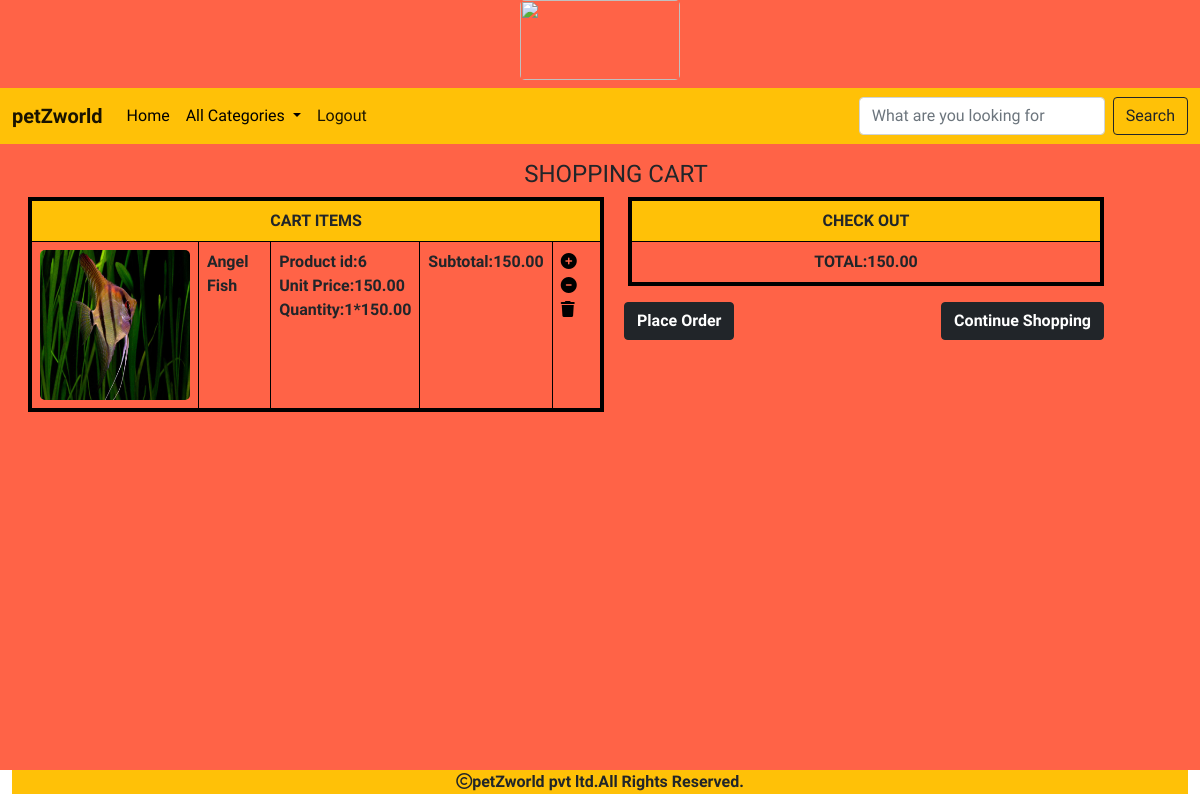
The app's page /cart/cartview (signed in) with its own data.
### cart/models.py (models this page shows, shortened)
class Cart(models.Model):
    product=models.ForeignKey(Product,on_delete=models.CASCADE)
    user=models.ForeignKey(User,on_delete=models.CASCADE)
    quantity=models.IntegerField()
    date_added=models.DateTimeField(auto_now_add=True)
    def subtotal(self):
        return self.quantity*self.product.price

### shop/models.py (models this page shows, shortened)
class Product(models.Model):
    name=models.CharField(max_length=200)
    desc=models.TextField()
    image=models.ImageField(upload_to='shop/products',blank=True,null=True)
    price=models.DecimalField(max_digits=10,decimal_places=2)
    category=models.ForeignKey(Category,on_delete=models.CASCADE)
    stock=models.IntegerField()
    available=models.BooleanField(default=True)
    created=models.DateTimeField(auto_now_add=True)
    updated=models.DateTimeField(auto_now=True)

### cart/views.py (the view)
# urls.py: path('cartview',views.cartview,name='cartview'),
def cartview(request):
    total=0
    u=request.user
    try:
     cart=Cart.objects.filter(user=u)
     for i in cart:
         total+=i.quantity*i.product.price
    except:
        pass
    return render(request,'cart.html',{'c':cart,'total':total})

### cart/context_processors.py (called while the page is built)
def productcount(request):
    item_count=0
    if request.user.is_authenticated:
        u=request.user
        try:
            cart=Cart.objects.filter(user=u)
            for i in cart:
                item_count=item_count+i.quantity
        except:
            item_count=0
    return {'count':item_count}

### shop/context_processors.py (called while the page is built)
def menu_links(request):
    c=Category.objects.all()
    return{'links':c}

### templates/cart.html
{% extends 'base.html' %}
{% load static %}
{% block content %}
{% if not c %}
<div class="container-mt-3">
    <h3 class="text-center">Cart is empty</h3>
    <h3 class="text-center text-success"><a href="{% url 'shop:allcat' %}">Continue shopping</a></h3>
</div>
{% else %}
<div class="container-fluid m-3">
<div class="row">
    <h4 class="text-center">SHOPPING CART</h4>
    <div class="col-sm-6">
     <table class="table table-bordered">
         <tr><th colspan="5" class="text-center bg-warning">CART ITEMS</th></tr>
        {% for i in c %}
        <tr>
            <td><img src="{{i.product.image.url}}" height="150px" width="150px"></td>
            <td><b>{{i.product.name}}</b></td>
            <td><b>Product id:{{i.product.id}}</b><br>
                <b>Unit Price:{{i.product.price}}</b><br>
                <b>Quantity:{{i.quantity}}*{{i.product.price}}</b></td>
            <td><b>Subtotal:{{i.subtotal}}</b></td>
            <td>
                {% if i.quantity < i.product.stock %}
                <a href="{% url 'cart:addtocart' i.product.name %}"><i style="color:black;" class="fa-solid fa-circle-plus"></i></a>
                <a href="{% url 'cart:cart_remove' i.product.name %}""><i style="color:black"; class="fa-solid fa-circle-minus"></i></a>
                <a href="{% url 'cart:full_remove' i.product.name %}"><i style="color:black"; class="fa-solid fa-trash"></i></a></td>
                {% else %}
                <a href="{% url 'cart:cart_remove' i.product.name %}"><i style="color:black"; class="fa-solid fa-circle-minus"></i></a>
                <a href="{% url 'cart:full_remove' i.product.name %}"><i style="color:black"; class="fa-solid fa-trash"></i></a></td>
        </tr>
                {% endif %}
        {% endfor %}
     </table>
    </div>
    <div class="col-sm-5">
        <table class="table table-bordered">
            <tr><th colspan="4" class="text-center bg-warning">CHECK OUT</th></tr>
            <tr><td class="text-center"><b>TOTAL:<span class="text-dark">{{total}}</span><b/></td></tr>
        </table>
        <a href="{% url 'cart:orderform' %}" class="btn btn-dark " style="position:absolute;left:52%;"><b>Place Order</b></a>
        <a href="{% url 'shop:allcat' %}" class="btn btn-dark " style="position:absolute;right:8%;"> <b>Continue Shopping</b></a>
    </div>
{% endif %}
{% endblock %}

### static/css/xon.css (style rules this page uses)
body { background-color:#ff6347; font-family: "Madimi One", sans-serif; }
.table { border:2px solid black; border-width:4px }
img { border-radius: 5px 5px; }

### records on screen
Cart: product.image (picture), product.name "Angel Fish", product.id "6", product.price "150.00", quantity "1", subtotal "150.00"

### other values on screen
{{ total }} "150.00"
